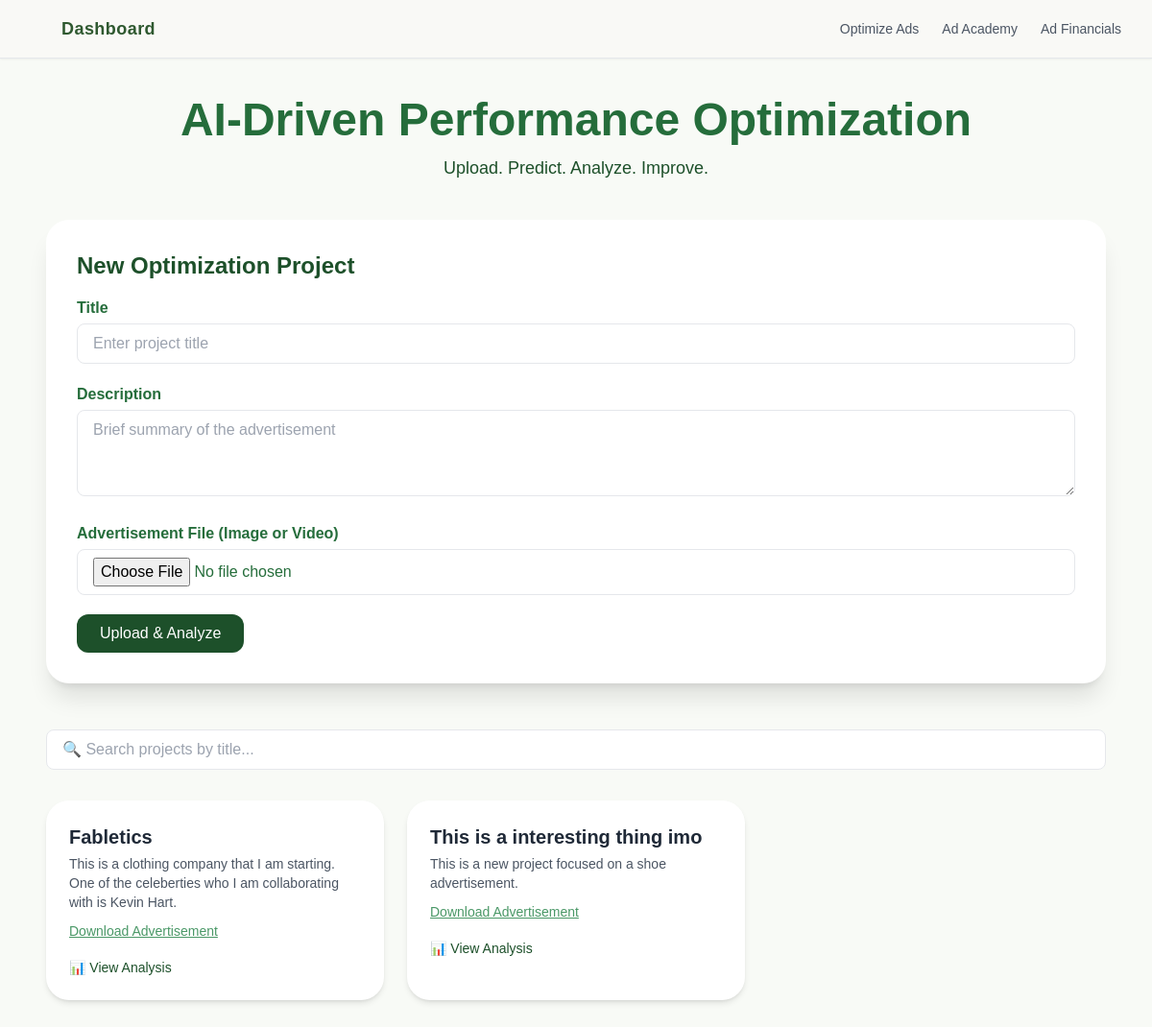
The page /optimization (signed in) on the database its author committed.
### tables this page shows
CREATE TABLE ai_projects (
                id INTEGER PRIMARY KEY AUTOINCREMENT,
                user_id INTEGER NOT NULL,
                title TEXT NOT NULL,
                description TEXT NOT NULL,
                filename TEXT NOT NULL,
                timestamp DATETIME DEFAULT CURRENT_TIMESTAMP,
                FOREIGN KEY (user_id) REFERENCES users(id)
                );

### app.py (the view, shortened to what this page needs)
@app.route('/optimization', methods=['GET', 'POST'])
def optimization():
    user_id = session.get('user_id')
    if not user_id:
        return redirect(url_for('auth'))
    with sqlite3.connect(DB_FILE) as conn:
        conn.row_factory = sqlite3.Row
        cursor = conn.cursor()
        cursor.execute('''
            SELECT * FROM ai_projects
            WHERE user_id = ?
            ORDER BY timestamp DESC
        ''', (user_id,))
        projects = cursor.fetchall()
    return render_template("optimization.html", projects=projects)

### templates/optimization.html (shortened to what this page needs)
<!DOCTYPE html>
<html lang="en">
    <head>
        <script src="https://cdn.tailwindcss.com"></script>
    </head>
    <body class="bg-offwhite text-primaryGreen font-sans">
        <nav class="bg-[#f9f9f6] backdrop-blur-md shadow-sm border-b border-gray-200 py-4 px-8 flex items-center justify-between sticky top-0 z-50">
            <div class="flex items-center space-x-3">
                <i data-feather="home" class="w-5 h-5 text-[#2f5930]"></i>
                <a href="/dashboard" class="text-lg font-bold text-[#2f5930] tracking-wide">Dashboard</a>
            </div>
            <div class="flex space-x-6 text-sm font-medium">
                <a href="/optimization" class="text-gray-600 hover:text-[#2f5930]">Optimize Ads</a>
                <a href="/academy" class="text-gray-600 hover:text-[#2f5930]">Ad Academy</a>
                <a href="/financial" class="text-gray-600 hover:text-[#2f5930]">Ad Financials</a>
            </div>
        </nav>
        <main class="max-w-6xl mx-auto py-10 px-6 animate-fadeIn">
            <header class="mb-10 text-center">
                <h1 class="text-5xl font-black mb-3">AI-Driven Performance Optimization</h1>
                <p class="text-primaryGreen-dark text-lg">Upload. Predict. Analyze. Improve.</p>
            </header>
            <section class="bg-white p-8 rounded-3xl shadow-xl mb-12 hover:shadow-2xl transition">
                <h2 class="text-2xl font-bold mb-4 text-primaryGreen-dark">New Optimization Project</h2>
                <form action="{{ url_for('optimization') }}" method="POST" enctype="multipart/form-data" class="space-y-5">
                    <div>
                        <label class="block mb-1 font-semibold">Title</label>
                        <input type="text" name="title" required class="w-full px-4 py-2 border rounded-lg focus:outline-none focus:ring-2 focus:ring-primaryGreen-light" placeholder="Enter project title">
                    </div>
                    <div>
                        <label class="block mb-1 font-semibold">Description</label>
                        <textarea name="description" rows="3" required class="w-full px-4 py-2 border rounded-lg focus:outline-none focus:ring-2 focus:ring-primaryGreen-light" placeholder="Brief summary of the advertisement"></textarea>
                    </div>
                    <div>
                        <label class="block mb-1 font-semibold">Advertisement File (Image or Video)</label>
                        <input type="file" name="media" accept="image/*,video/*" required class="w-full px-4 py-2 border rounded-lg">
                    </div>
                    <button type="submit" class="bg-primaryGreen-dark text-white px-6 py-2 rounded-xl hover:bg-primaryGreen transition">Upload & Analyze</button>
                </form>
            </section>
            <input id="projectSearch" type="text" placeholder="🔍 Search projects by title..." class="w-full mb-8 px-4 py-2 border rounded-lg focus:outline-none focus:ring-2 focus:ring-primaryGreen-light">
            <section class="grid grid-cols-1 sm:grid-cols-2 lg:grid-cols-3 gap-6" id="projectList">
                {% for project in projects %}
                <div class="project-item bg-white rounded-3xl shadow-md p-6 hover:shadow-xl transition" data-title="{{ project.title | lower }}">
                    <h3 class="text-xl font-semibold text-gray-800 mb-1">{{ project.title }}</h3>
                    <p class="text-sm text-gray-600 mb-2">{{ project.description }}</p>
                    <a href="{{ url_for('uploaded_file', filename=project.filename) }}" download class="text-primaryGreen-light underline text-sm">Download Advertisement</a>
                    <a href="{{ url_for('project_analysis', project_id=project.id) }}" class="mt-4 block text-primaryGreen-dark hover:underline text-sm">📊 View Analysis</a>
                </div>
                {% endfor %}
            </section>
        </main>
    </body>
</html>

### rows shown on the page
ai_projects: title "Fabletics", description "This is a clothing company that I am starting. One of the celeberties who I am collaborating with is Kevin Hart."
ai_projects: title "This is a interesting thing imo", description "This is a new project focused on a shoe advertisement."
